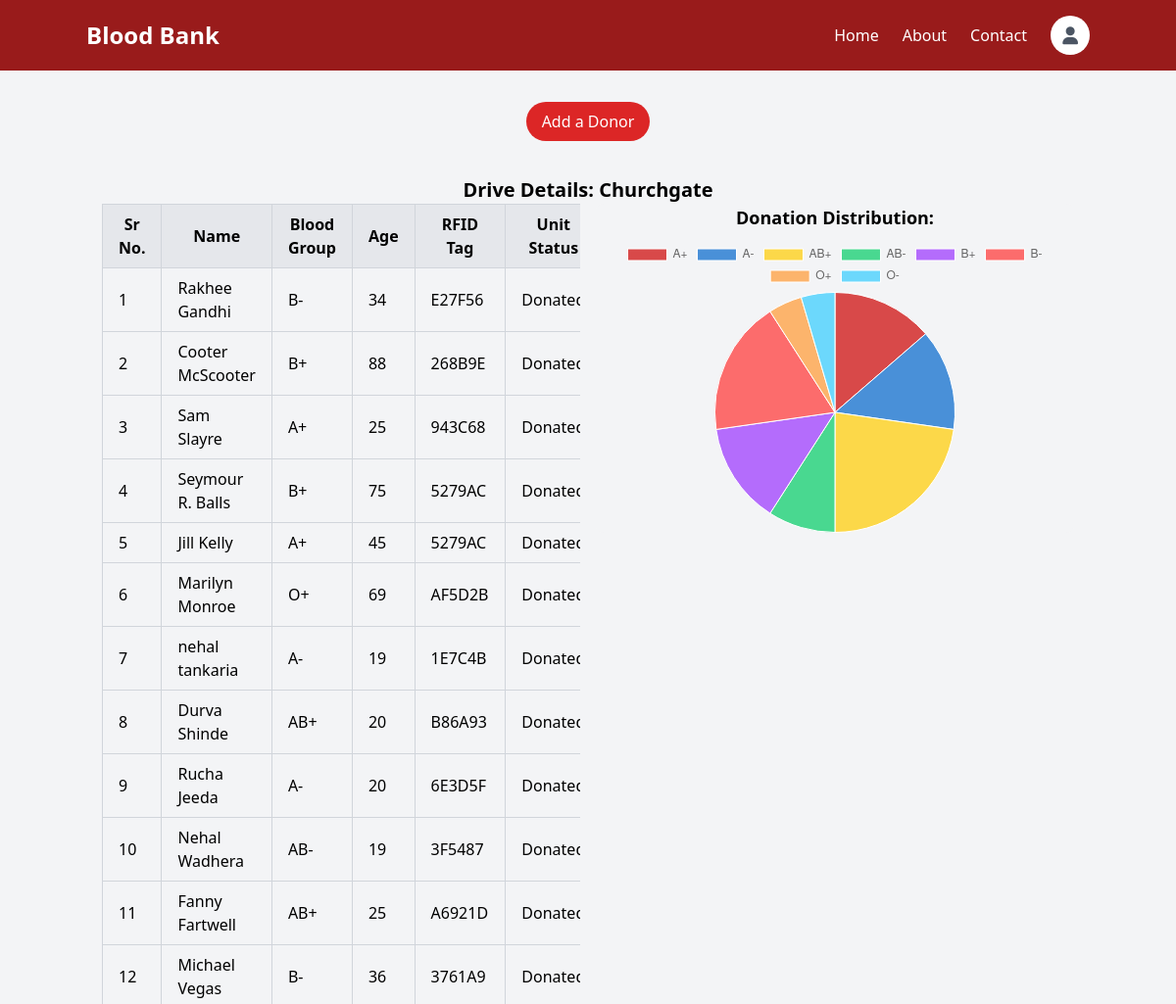
The page /drive/Churchgate/ (signed in, upper part) on the database as committed earlier.
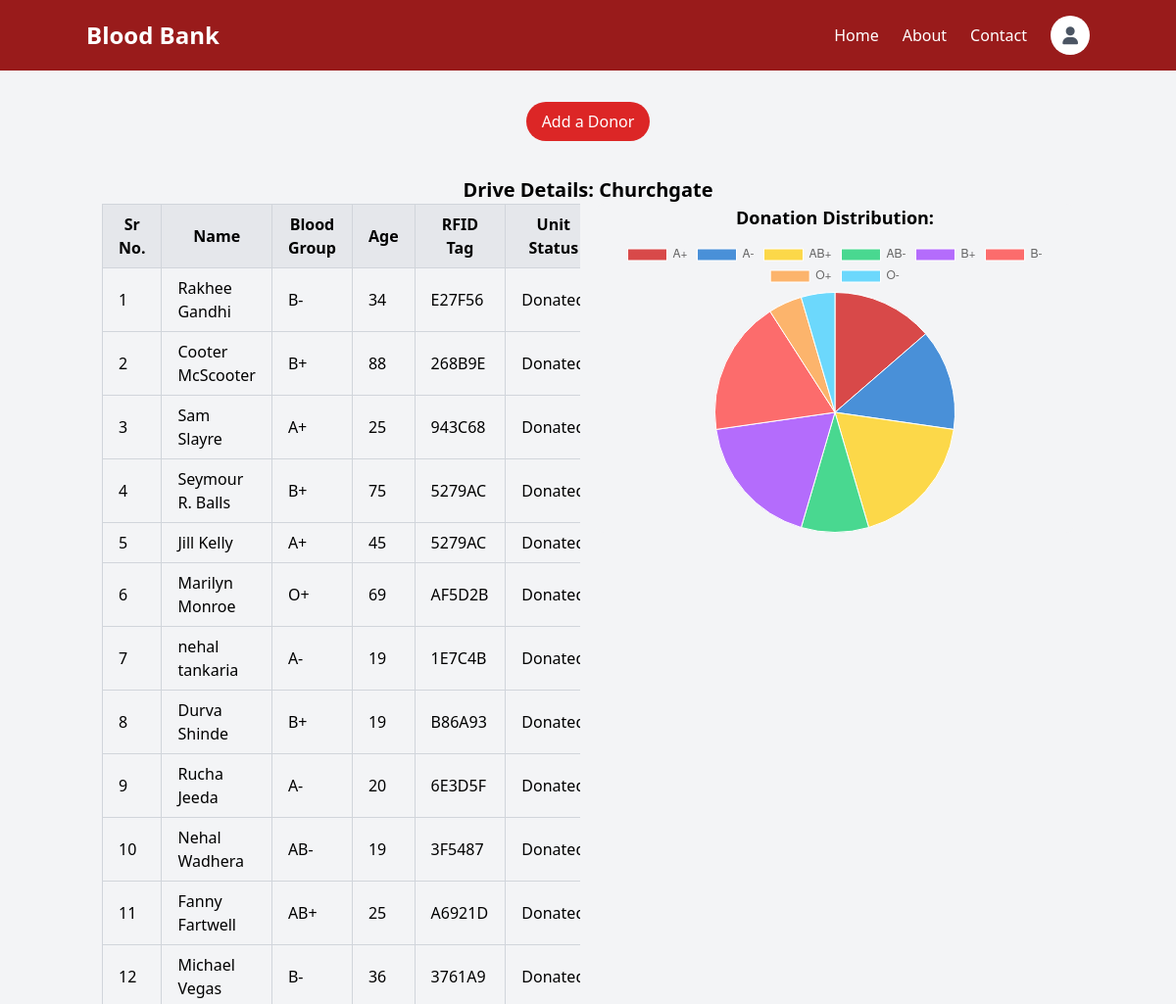
The same page on the database as committed later.
### BloodBank/models.py (models this page shows, shortened)
class Donor(models.Model):
    STATUS_CHOICES = [
        ('Donated', 'Donated'),
        ('Tested and Processed', 'Tested and Processed'),
        ('Available for Transfusion', 'Available for Transfusion'),
        ('Utilized', 'Utilized'),
        ('Transferred to main bank','Transferred to main bank')
    ]
    SEX_CHOICES = [
        ('Male', 'Male'),
        ('Female', 'Female'),
        ('Transgender', 'Transgender'),
    ]
    BLOOD_GROUP_CHOICES = [
        ('A+', 'A+'),
        ('A-', 'A-'),
        ('B+', 'B+'),
        ('B-', 'B-'),
        ('AB+', 'AB+'),
        ('AB-', 'AB-'),
        ('O+', 'O+'),
        ('O-', 'O-'),
    ]
    groups = models.ManyToManyField(Group)
    Name = models.CharField(max_length=200, null=True)
    Age = models.PositiveIntegerField(
        validators=[
            MinValueValidator(18),
            MaxValueValidator(90)
        ])
    Sex = models.CharField(max_length=20, choices=SEX_CHOICES, null=True)
    Bloodgroup = models.CharField(max_length=3, choices=BLOOD_GROUP_CHOICES)
    Phone = models.CharField(max_length=15, null=True)
    Email = models.CharField(max_length=100, null=True)
    unit_status = models.CharField(max_length=50, choices=STATUS_CHOICES, default='Donated')
    RFID = models.ForeignKey(RFIDTag, on_delete=models.SET_NULL, null=True)
    date_created = models.DateTimeField(auto_now_add=True, null=True)

class RFIDTag(models.Model):
    RFID = models.CharField(max_length=30)
    date_created = models.DateTimeField(auto_now_add=True, null=True)
    def __str__(self):
        return self.RFID

### BloodBank/views.py (the view)
# urls.py: path('drive/<str:drive_name>/', views.drive_details, name='drive_dets'),
@login_required(login_url='login')
def drive_details(request, drive_name):
    drive = Group.objects.get(name=drive_name)
    group_id = drive.id
    donor_list = Donor.objects.filter(groups=drive).order_by('-id')
    blood_group_counts = Donor.objects.filter(groups=drive).values('Bloodgroup').annotate(count=Count('Bloodgroup'))
    context = {
        'drive': drive,
        'donors': blood_group_counts,  # Corrected variable name
        'donor_list': donor_list,
        'group_id': group_id,
        'drive_name': drive_name
    }
    return render(request, 'BloodBank/drive_dets.html', context)

### BloodBank/templates/BloodBank/drive_dets.html (shortened to what the changed rows need)
<!DOCTYPE html>
<html lang="en">
  <head>
    <link
      href="https://cdn.jsdelivr.net/npm/tailwindcss@2.2.19/dist/tailwind.min.css"
      rel="stylesheet"
    />
    <link
      href="https://cdnjs.cloudflare.com/ajax/libs/font-awesome/6.0.0-beta3/css/all.min.css"
      rel="stylesheet"
    />
  </head>
  <body class="bg-gray-100">
    <header class="bg-red-800 text-white py-4 px-8">
      <div class="container mx-auto flex justify-between items-center">
        <h1 class="text-2xl font-bold">Blood Bank</h1>
      </div>
    </header>
    <div class="container mx-auto px-4 py-1">
        <h2 class="text-xl font-semibold mb-15 text-center">Drive Details: {{drive_name}}</h2>
        <div class="flex">
            <div class="w-1/2 overflow-x-auto">
                <table class="table-auto border-collapse border border-gray-300">
                    <thead>
                        <tr class="bg-gray-200">
                            <th class="px-4 py-2 border border-gray-300">Sr No.</th>
                            <th class="px-4 py-2 border border-gray-300">Name</th>
                            <th class="px-4 py-2 border border-gray-300">Blood Group</th>
                            <th class="px-4 py-2 border border-gray-300">Age</th>
                            <th class="px-4 py-2 border border-gray-300">RFID Tag</th>
                            <th class="px-4 py-2 border border-gray-300">Unit Status</th>
                        </tr>
                    </thead>
                    <tbody>
                        {% for donor in donor_list %}
                        <tr>
                            <td class="px-4 py-2 border border-gray-300">{{ forloop.counter }}</td>
                            <td class="px-4 py-2 border border-gray-300">{{donor.Name}}</td>
                            <td class="px-4 py-2 border border-gray-300">{{donor.Bloodgroup}}</td>
                            <td class="px-4 py-2 border border-gray-300">{{donor.Age}}</td>
                            <td class="px-4 py-2 border border-gray-300">{{donor.RFID}}</td>
                            <td class="px-4 py-2 border border-gray-300">{{donor.unit_status}}</td>
                        </tr>
                        {% endfor %}
                    </tbody>
                </table>
            </div>
            <div class="w-1/2 ml-4">
                <div class="bg-gray-100 rounded-lg">
                    <div id="pie_chart">
                        <canvas id="myPieChart"></canvas>
                    </div>
                </div>
            </div>
        </div>
    <script>
      document.addEventListener("DOMContentLoaded", function() {
          var ctx = document.getElementById('myPieChart').getContext('2d');
          var myPieChart = new Chart(ctx, {
              type: 'pie',
              data: {
                  labels: [{% for blood_group in donors %}"{{ blood_group.Bloodgroup }}", {% endfor %}],
                  datasets: [{
                      data: [{% for blood_group in donors %}{{ blood_group.count }}, {% endfor %}],
                      backgroundColor: [
                          'rgba(204, 0, 0, 0.7)',     // Dark Red
                          'rgba(0, 102, 204, 0.7)',   // Darker Blue
                          'rgba(255, 204, 0, 0.7)',   // Yellow
                          'rgba(0, 204, 102, 0.7)',   // Green
                          'rgba(153, 51, 255, 0.7)',  // Purple
                          'rgba(255, 51, 51, 0.7)',   // Crimson
                          'rgba(255, 153, 51, 0.7)',  // Orange
                          'rgba(51, 204, 255, 0.7)'   // Cyan
                      ],
                      borderWidth: 1
                  }]
              },
              options: {
                  responsive: true,
                  maintainAspectRatio: false,
                  legend: {
                      position: 'right'
                  },
                  title: {
                      display: true,
                      text: 'Donations by Blood Group'
                  }
              }
          });
      });
  </script>
  </body>
</html>

Rows that differ between the two databases and show on the page:
changed Donor "Durva Shinde": Bloodgroup "AB+" → "B+"; Age "20" → "19"
Other text that changed with them:
chart data {{ blood_group.count }}: 3, 3, 5, 2, 3, 4, 1, 1 → 3, 3, 4, 2, 4, 4, 1, 1
